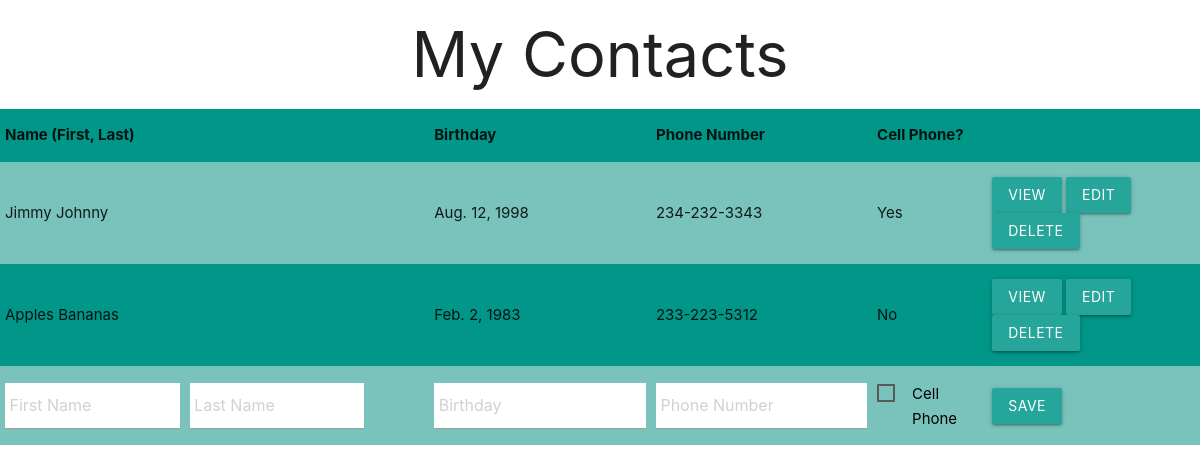
The page /lab2app/contacts/ on the database its author committed.
### lab2app/models.py (models this page shows, shortened)
class Contact(models.Model):
    first_name = models.CharField(max_length=200)
    last_name = models.CharField(max_length=200)
    birthday = models.DateField()
    phone_number = models.CharField(max_length=200)
    is_cell = models.BooleanField()
    def cellstat(self):
        if self.is_cell:
            cellstat = "Yes"
        else:
            cellstat = "No"
        return cellstat

### lab2app/views.py (the view)
# urls.py: path('contacts/', views.contacts, name='contacts'),
def contacts(request):
    contact_list = Contact.objects.all()
    context = {
        "contact_list": contact_list
    }
    return render(request, "lab2app/contacts.html", context)

### lab2app/templates/lab2app/contacts.html (shortened to what this page needs)
<!DOCTYPE html>
{% load static %}
<html lang="en" dir="ltr">
  <head>
    <link rel="stylesheet" href="https://cdnjs.cloudflare.com/ajax/libs/materialize/1.0.0/css/materialize.min.css">
    <link rel="stylesheet" href="/static/lab2app/stylesheet.css">
  </head>
  <body>
      <h1 class=center-align>My Contacts</h1>
      <table class="responsive-table striped center-align teal">
        <thead>
          <th>Name (First, Last)</th>
          <th>Birthday</th>
          <th>Phone Number</th>
          <th>Cell Phone?</th>
        </thead>
        <tbody>
          {% for contact_item in contact_list %}
          <tr>
            <td>{{contact_item.first_name}} {{contact_item.last_name}}</td>
            <td>{{contact_item.birthday}}</td>
            <td>{{contact_item.phone_number}}</td>
            <td>{{contact_item.cellstat}}</td>
            <td><div class="row">
              <a class="waves-effect waves-light btn" href="{% url 'lab2app:contact_id' contact_item.id %}">View</a>
              <a class="waves-effect waves-light btn" href="{% url 'lab2app:edit_contact' contact_item.id %}">Edit</a>
              <a class="waves-effect waves-light btn" href="{% url 'lab2app:delete_contact' contact_item.id %}">Delete</a>
            </div></td>
          </tr>
          {% endfor %}
          <tr>
            <form class="" action="{% url 'lab2app:new_contact' %}" method="post">
              <td><div class="row">
                <input type="text" name="first_name" placeholder=" First Name" class="white s5 col" style="margin-right:10px!important;"/>
                <input type="text" name="last_name" placeholder=" Last Name" class="white s5 col"/>
              </div></td>
              <td><div class="row">
                <input type="text" name="birthday" placeholder=" Birthday" class="datepicker" style="background-color:white;">
              </div></td>
              <td><div class="row">
                <input type="text" name="phone_number" placeholder=" Phone Number" class="white"/>
              </div></td>
              <td><div class="row">
                <label>
                  <span style="color:black">Cell Phone</span>
                </label>
                </div></td>
              <td><div class="row">
                  <button type="submit" class="waves-effect waves-light btn" style="margin-left:20px;" href="{% url 'lab2app:new_contact' %}">Save</button>
              </div></td>
            </form>
          </tr>
        </tbody>
      </table>
  </body>
</html>

### lab2app/static/lab2app/stylesheet.css (style rules this page uses)
* { padding:0; margin:0 !important; margin-bottom:0 !important; }
h1 { padding: 20px; }

### rows shown on the page
Contact: first_name "Jimmy", last_name "Johnny", birthday "Aug. 12, 1998", phone_number "234-232-3343", cellstat "Yes"
Contact: first_name "Apples", last_name "Bananas", birthday "Feb. 2, 1983", phone_number "233-223-5312", cellstat "No"
